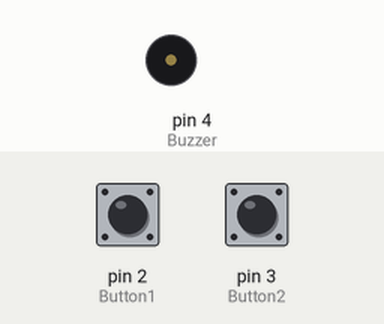
Recording of a sketch running on a simulated Arduino Uno, built with avr-gcc and run on an emulated ATmega328P. Parts: buzzer (waves = sounding). The test bench sets the inputs (shaded band); at power-on: pin 2 (Button1) LOW, pin 3 (Button2) LOW.

Above: at 1.2 s.
1.3 s: pin 2 (Button1) pulled HIGH for 0.15 s
At 2.2 s:
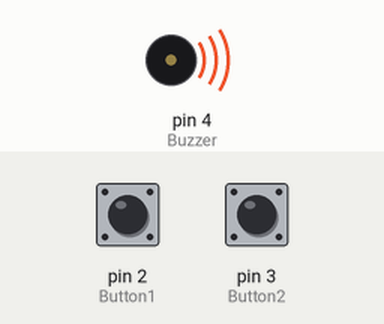
4.4 s: pin 2 (Button1) pulled HIGH for 3.2 s
10.6 s: pin 2 (Button1) pulled HIGH for 1 s
At 16.0 s:
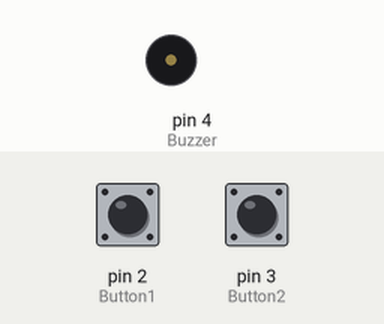
Timing chart, 0 to 17.5 s (numbered marks = the images above; inputs shaded):
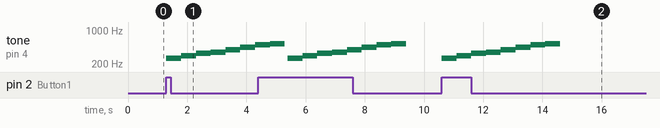

Measured:
- after the input at 1.3 s, tone on pin 4 (Buzzer): plays 262 Hz for 0.50 s, 294 Hz for 0.50 s, 330 Hz for 0.50 s, 349 Hz for 0.50 s, 392 Hz for 0.50 s, 440 Hz for 0.50 s … (7 notes in this stretch), starting at once
- after the input at 10.6 s, tone on pin 4 (Buzzer): plays 262 Hz for 0.50 s, 294 Hz for 0.50 s, 330 Hz for 0.50 s, 349 Hz for 0.50 s, 392 Hz for 0.50 s, 440 Hz for 0.50 s … (8 notes in this stretch), starting at once

The sketch:

cod_ecomusic1.ino
```cpp
const int Button1 = 2; // First Button Pin
const int Button2 = 3; // Second Button Pin
const int Buzzer = 4; // Buzzer pin

int song1[] = {262, 294, 330, 349,
               392, 440, 494, 523}; // Frequencies for the first song
int song2[] = {392, 440, 494, 523,
               587, 659, 698, 784}; // Frequencies for the second song

void setup() {
  pinMode(Button1, INPUT);
  pinMode(Button2, INPUT);
  pinMode(Buzzer, OUTPUT);
}

void loop() {
  int touchValue1 = digitalRead(Button1);
  int touchValue2 = digitalRead(Button2);

  if (touchValue1 == HIGH) {
    playSong(song1);
    delay(100);
  }

  if (touchValue2 == HIGH) {
    playSong(song2);
    delay(100);
  }
}

void playSong(int song[]) {
  int songLength = 8;

  for (int i = 0; i < songLength; i++) {
    int noteDuration = 500;
    tone(Buzzer, song[i], noteDuration);
    delay(noteDuration);
    noTone(Buzzer);
  }
}
```
